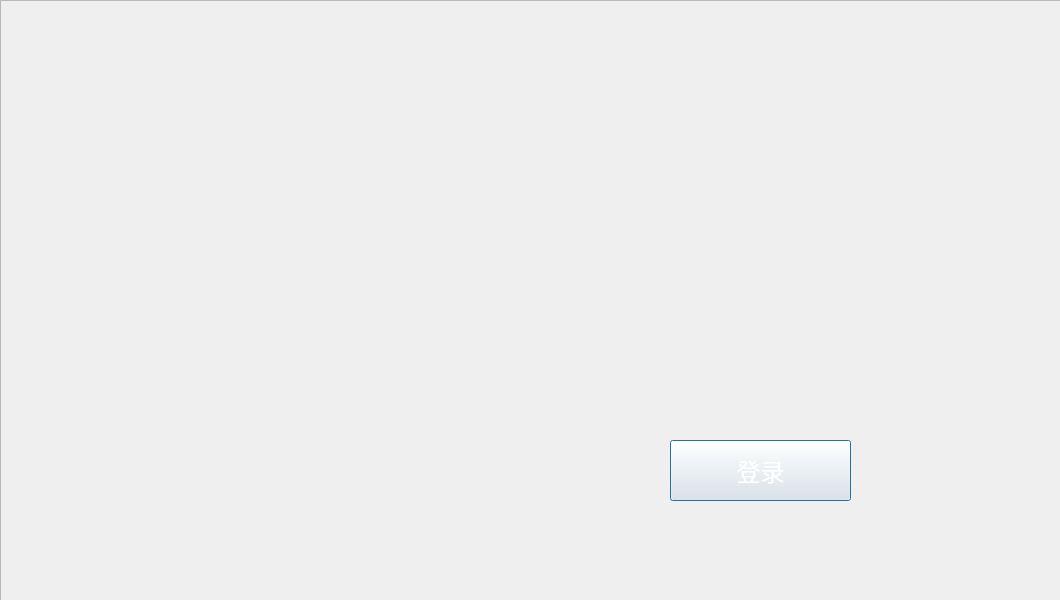
<?xml version="1.0" encoding="UTF-8"?>
<ui version="4.0">
 <class>Dialog</class>
 <widget class="QDialog" name="Dialog">
  <property name="geometry">
   <rect>
    <x>0</x>
    <y>0</y>
    <width>1060</width>
    <height>600</height>
   </rect>
  </property>
  <property name="windowTitle">
   <string>Dialog</string>
  </property>
  <property name="styleSheet">
   <string notr="true">background-image: url(:/firstbg.png);
</string>
  </property>
  <widget class="QPushButton" name="pushButton">
   <property name="geometry">
    <rect>
     <x>670</x>
     <y>440</y>
     <width>181</width>
     <height>61</height>
    </rect>
   </property>
   <property name="font">
    <font>
     <family>微软雅黑</family>
     <pointsize>18</pointsize>
    </font>
   </property>
   <property name="styleSheet">
    <string notr="true">background-image: url(:/first_button.png);
color: rgb(255, 255, 255);</string>
   </property>
   <property name="text">
    <string>登录</string>
   </property>
  </widget>
  <widget class="QFrame" name="frame">
   <property name="geometry">
    <rect>
     <x>0</x>
     <y>0</y>
     <width>1061</width>
     <height>601</height>
    </rect>
   </property>
   <property name="frameShape">
    <enum>QFrame::StyledPanel</enum>
   </property>
   <property name="frameShadow">
    <enum>QFrame::Raised</enum>
   </property>
   <widget class="QLabel" name="label">
    <property name="geometry">
     <rect>
      <x>0</x>
      <y>0</y>
      <width>1071</width>
      <height>601</height>
     </rect>
    </property>
    <property name="styleSheet">
     <string notr="true">background-image: url(:/first_bg.png);</string>
    </property>
    <property name="text">
     <string/>
    </property>
   </widget>
  </widget>
  <zorder>frame</zorder>
  <zorder>pushButton</zorder>
 </widget>
 <resources>
  <include location="../data/a.qrc"/>
 </resources>
 <connections>
  <connection>
   <sender>pushButton</sender>
   <signal>clicked()</signal>
   <receiver>Dialog</receiver>
   <slot>gologin()</slot>
   <hints>
    <hint type="sourcelabel">
     <x>760</x>
     <y>470</y>
    </hint>
    <hint type="destinationlabel">
     <x>529</x>
     <y>299</y>
    </hint>
   </hints>
  </connection>
 </connections>
 <slots>
  <slot>gologin()</slot>
 </slots>
</ui>
